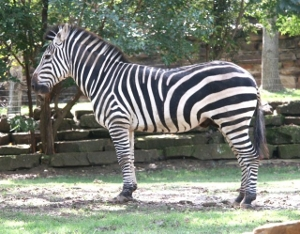
%> input picture Homework3/zebra_small.jpg, 300 x 234 px
$ octave prob1script.m   (GNU Octave 9; MATLAB toolbox functions it lacks are replaced by stand-ins)
%> lines starting %> are read from the running program, lines starting %| are printed output that depends on the picture
imname = 'zebra_small.jpg';
imageData = im2double(imread(imname));
imageDataSize = size(imageData);
%> imageDataSize = [234 300 3]
numRow = imageDataSize(1);
%> numRow = 234
numColumn = imageDataSize(2);
%> numColumn = 300
numPixels = numRow*numColumn;
%> numPixels = 70200
imageDataRow = reshape(imageData,[numPixels 3]);
imageDataRowRedEn = reshape(imageData,[numPixels 3]);
imageDataRowRedEn(:,1) = imageDataRowRedEn(:,1)*100;

%k-Means cluster
k=5;
[Indices,Colors] = kmeans(imageDataRow,k);
%> Colors = [0.357 0.377 0.333; 0.926 0.927 0.894; 0.221 0.234 0.211; 0.699 0.74 0.665; 0.524 0.553 0.498]
[IndicesRedEn,ColorsRedEn] = kmeans(imageDataRowRedEn,k);
%> ColorsRedEn = [36.01 0.383 0.339; 72.55 0.748 0.685; 54.52 0.579 0.513; 93.13 0.931 0.896; 21.88 0.238 0.214]
newImageDataRow = zeros([numPixels 3]);
newImageDataRowRedEn = zeros([numPixels 3]);
for row = 1:numPixels
   newImageDataRow(row,:) = Colors(Indices(row),:);
   newImageDataRowRedEn(row,:) = ColorsRedEn(IndicesRedEn(row),:);
end
newImageData = reshape(newImageDataRow,[numRow numColumn 3]);
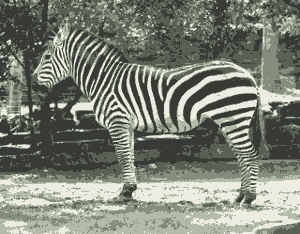
%> newImageData: size 234x300x3 double; mean R, G, B 0.491, 0.511, 0.468; mean of the top-left, top-right, bottom-left and bottom-right quarters 0.432, 0.451, 0.517, 0.561
newImageDataRowRedEn(1,:) = newImageDataRowRedEn(1,:)./100;
newImageDataRedEn = reshape(newImageDataRowRedEn,[numRow numColumn 3]);
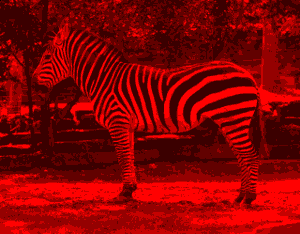
%> newImageDataRedEn: size 234x300x3 double; mean R, G, B 49.1, 0.5, 0.5; drawn with min black and max white

imageTitle = strcat(num2str(k),'-means_',imname);
imwrite(newImageData,imageTitle,'JPEG');

imageTitleRedEn = strcat(num2str(k),'-means_redEn_',imname);
imwrite(newImageDataRedEn,imageTitleRedEn,'JPEG');
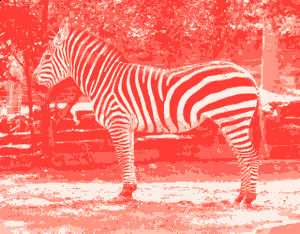
%> saved as 5-means_redEn_zebra_small.jpg: size 234x300x3 uint8; mean R, G, B 255, 130.7, 119.4
